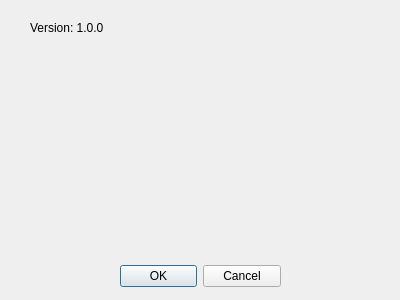
<?xml version="1.0" encoding="UTF-8"?>
<ui version="4.0">
 <class>Dialog</class>
 <widget class="QDialog" name="Dialog">
  <property name="geometry">
   <rect>
    <x>0</x>
    <y>0</y>
    <width>400</width>
    <height>300</height>
   </rect>
  </property>
  <property name="windowTitle">
   <string>Version</string>
  </property>
  <widget class="QDialogButtonBox" name="buttonBoxVersion">
   <property name="geometry">
    <rect>
     <x>120</x>
     <y>260</y>
     <width>161</width>
     <height>32</height>
    </rect>
   </property>
   <property name="orientation">
    <enum>Qt::Horizontal</enum>
   </property>
   <property name="standardButtons">
    <set>QDialogButtonBox::Cancel|QDialogButtonBox::Ok</set>
   </property>
  </widget>
  <widget class="QLabel" name="VersionLabel">
   <property name="geometry">
    <rect>
     <x>30</x>
     <y>20</y>
     <width>101</width>
     <height>16</height>
    </rect>
   </property>
   <property name="text">
    <string>Version: 1.0.0</string>
   </property>
  </widget>
  <widget class="QLabel" name="labelPciture">
   <property name="geometry">
    <rect>
     <x>30</x>
     <y>70</y>
     <width>141</width>
     <height>91</height>
    </rect>
   </property>
   <property name="text">
    <string/>
   </property>
   <property name="pixmap">
    <pixmap>../../../../ownCloud/leica/fenix/01-documentations/images/fenix3.jpg</pixmap>
   </property>
   <property name="scaledContents">
    <bool>true</bool>
   </property>
  </widget>
 </widget>
 <resources/>
 <connections>
  <connection>
   <sender>buttonBoxVersion</sender>
   <signal>accepted()</signal>
   <receiver>Dialog</receiver>
   <slot>accept()</slot>
   <hints>
    <hint type="sourcelabel">
     <x>248</x>
     <y>254</y>
    </hint>
    <hint type="destinationlabel">
     <x>157</x>
     <y>274</y>
    </hint>
   </hints>
  </connection>
  <connection>
   <sender>buttonBoxVersion</sender>
   <signal>rejected()</signal>
   <receiver>Dialog</receiver>
   <slot>reject()</slot>
   <hints>
    <hint type="sourcelabel">
     <x>316</x>
     <y>260</y>
    </hint>
    <hint type="destinationlabel">
     <x>286</x>
     <y>274</y>
    </hint>
   </hints>
  </connection>
 </connections>
</ui>
